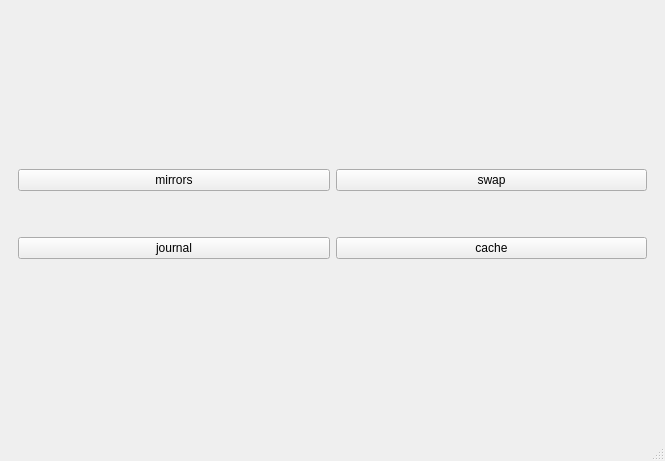
<?xml version="1.0" encoding="UTF-8"?>
<ui version="4.0">
 <class>MainWindow</class>
 <widget class="QMainWindow" name="MainWindow">
  <property name="geometry">
   <rect>
    <x>0</x>
    <y>0</y>
    <width>665</width>
    <height>461</height>
   </rect>
  </property>
  <property name="windowTitle">
   <string>System Maintenance</string>
  </property>
  <widget class="QWidget" name="centralwidget">
   <layout class="QGridLayout" name="gridLayout">
    <item row="0" column="0">
     <widget class="QStackedWidget" name="stackedWidget">
      <widget class="QWidget" name="page">
       <layout class="QGridLayout" name="gridLayout_2">
        <item row="0" column="0">
         <layout class="QVBoxLayout" name="verticalLayout">
          <property name="bottomMargin">
           <number>10</number>
          </property>
          <item>
           <layout class="QHBoxLayout" name="horizontalLayout">
            <property name="bottomMargin">
             <number>40</number>
            </property>
            <item>
             <widget class="QPushButton" name="btn_mirrors">
              <property name="text">
               <string>mirrors</string>
              </property>
             </widget>
            </item>
            <item>
             <widget class="QPushButton" name="btn_swap">
              <property name="text">
               <string>swap</string>
              </property>
             </widget>
            </item>
           </layout>
          </item>
          <item>
           <layout class="QHBoxLayout" name="horizontalLayout_3">
            <item>
             <widget class="QPushButton" name="btn_journalctl">
              <property name="text">
               <string>journal</string>
              </property>
             </widget>
            </item>
            <item>
             <widget class="QPushButton" name="btn_cache">
              <property name="text">
               <string>cache</string>
              </property>
             </widget>
            </item>
           </layout>
          </item>
         </layout>
        </item>
       </layout>
      </widget>
      <widget class="QWidget" name="page_2">
       <layout class="QGridLayout" name="gridLayout_4"/>
      </widget>
      <widget class="QWidget" name="page_3">
       <layout class="QGridLayout" name="gridLayout_6"/>
      </widget>
      <widget class="QWidget" name="page_4">
       <layout class="QGridLayout" name="gridLayout_9"/>
      </widget>
      <widget class="QWidget" name="page_5">
       <layout class="QGridLayout" name="gridLayout_7">
        <item row="0" column="0">
         <layout class="QGridLayout" name="gridLayout_5"/>
        </item>
       </layout>
      </widget>
     </widget>
    </item>
   </layout>
  </widget>
  <widget class="QMenuBar" name="menubar">
   <property name="geometry">
    <rect>
     <x>0</x>
     <y>0</y>
     <width>665</width>
     <height>30</height>
    </rect>
   </property>
  </widget>
  <widget class="QStatusBar" name="statusbar"/>
 </widget>
 <resources/>
 <connections/>
</ui>
